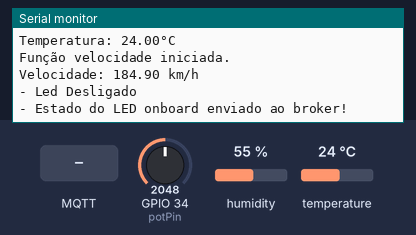
Bench run of a sketch on a simulated ESP32. Shown: the last lines printed to the serial monitor. Inputs (shaded band) come from the test bench; at power-on: humidity 55 %, GPIO 34 (potPin) = 2048, temperature 24 °C. WiFi joins after 1.5 s; servers stay silent unless stated; random numbers use the default seed unless the sketch sets one; no MQTT or app messages arrive unless stated.

Above: at 5.9 s.
6.0 s: MQTT message "1" arrives on the first subscribed topic
8.2 s: MQTT message "on" arrives on the first subscribed topic
10.3 s: MQTT message "off" arrives on the first subscribed topic
12.3 s: humidity set to 22 %
At 13.6 s:
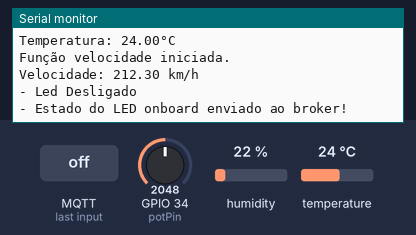
13.8 s: GPIO 34 (potPin) set to 2866
At 14.7 s:
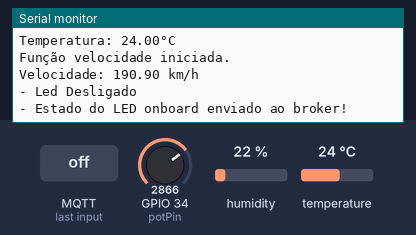
15.3 s: temperature set to 12 °C
At 16.4 s:
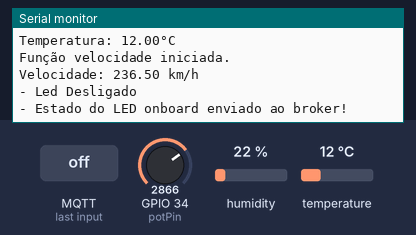
Timing chart, 0 to 17.8 s (numbered marks = the images above; inputs shaded):
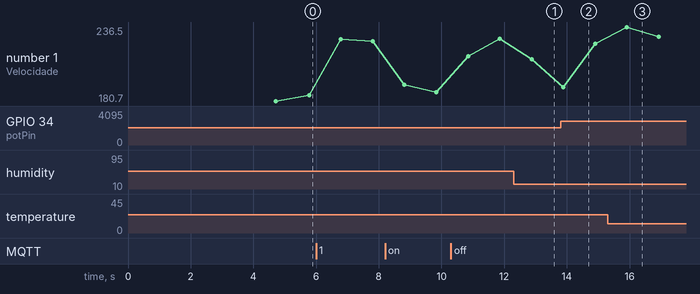

Measured:
- after the input at 13.8 s, the serial monitor: prints a new line after 0.08 s (image 2)
- after the input at 15.3 s, the serial monitor: prints a new line after 0.61 s (image 3)

The sketch:

iot_car.ino
```cpp
#include <WiFi.h>
#include <PubSubClient.h>

// Configurações - variáveis editáveis
const char* default_SSID = "Wokwi-GUEST"; // Nome da rede Wi-Fi
const char* default_PASSWORD = ""; // Senha da rede Wi-Fi
const char* default_BROKER_MQTT = "40.90.199.82"; // IP do Broker MQTT
const int default_BROKER_PORT = 1883; // Porta do Broker MQTT
const char* default_TOPICO_SUBSCRIBE = "/TEF/car1/cmd"; // Tópico MQTT de escuta
const char* default_TOPICO_PUBLISH_1 = "/TEF/car1/attrs"; // Tópico MQTT de envio de informações para Broker
const char* default_TOPICO_PUBLISH_2 = "/TEF/car1/attrs/l"; // Tópico MQTT de envio de informações para Broker
const char* default_TOPICO_PUBLISH_3 = "/TEF/car1/attrs/t"; // Tópico MQTT de envio de informações para Broker
const char* default_TOPICO_PUBLISH_4 = "/TEF/car1/attrs/h"; // Tópico MQTT de envio de informações para Broker
const char* default_TOPICO_PUBLISH_5 = "/TEF/car1/attrs/v"; // Tópico MQTT de envio de informações para Broker
const char* default_ID_MQTT = "fiware_001"; // ID MQTT
const int default_D4 = 2; // Pino do LED onboard
// Declaração da variável para o prefixo do tópico
const char* topicPrefix = "car1";

// Variáveis para configurações editáveis
char* SSID = const_cast<char*>(default_SSID);
char* PASSWORD = const_cast<char*>(default_PASSWORD);
char* BROKER_MQTT = const_cast<char*>(default_BROKER_MQTT);
int BROKER_PORT = default_BROKER_PORT;
char* TOPICO_SUBSCRIBE = const_cast<char*>(default_TOPICO_SUBSCRIBE);
char* TOPICO_PUBLISH_1 = const_cast<char*>(default_TOPICO_PUBLISH_1);
char* TOPICO_PUBLISH_2 = const_cast<char*>(default_TOPICO_PUBLISH_2);
char* TOPICO_PUBLISH_TEMPERATURE = const_cast<char*>(default_TOPICO_PUBLISH_3);
char* TOPICO_PUBLISH_HUMIDITY = const_cast<char*>(default_TOPICO_PUBLISH_4);
char* TOPICO_PUBLISH_SPEED = const_cast<char*>(default_TOPICO_PUBLISH_5);
char* ID_MQTT = const_cast<char*>(default_ID_MQTT);
int D4 = default_D4;

//Importações, configurações, variáveis e funções para o DHT22 e suas funcionalidades
#include "DHT.h"
#define DHTPIN 4
#define DHTTYPE DHT22
DHT dht(DHTPIN, DHTTYPE);      // Inicialização do sensor DHT22 no pino 2

// Definições do sensor ultrassônico
#define TRIGGER_PIN 19 // Pino GPIO para o pino trigger do sensor ultrassonico
#define ECHO_PIN 18    // Pino GPIO para o pino ECHO do sensor ultrassonico
#define DISTANCE_BETWEEN_SENSORS 2.0 // Distância entre os dois pontos de detecção em metros (ajuste conforme necessário)

long duration;
float distance;
unsigned long startTime;
unsigned long endTime;

WiFiClient espClient;
PubSubClient MQTT(espClient);
char EstadoSaida = '0';

void initSerial() {
  Serial.begin(115200);
}

void initWiFi() {
  delay(10);
  Serial.println("------Conexao WI-FI------");
  Serial.print("Conectando-se na rede: ");
  Serial.println(SSID);
  Serial.println("Aguarde");
  reconectWiFi();
}

void initMQTT() {
  MQTT.setServer(BROKER_MQTT, BROKER_PORT);
  MQTT.setCallback(mqtt_callback);
}

void setup() {
  dht.begin();
  InitOutput();
  initSerial();
  initWiFi();
  initMQTT();

  pinMode(TRIGGER_PIN, OUTPUT);
  pinMode(ECHO_PIN, INPUT);

  delay(1000);
  MQTT.publish(TOPICO_PUBLISH_1, "s|on");
  handleSpeed();
}

void loop() {
  VerificaConexoesWiFIEMQTT();
  EnviaEstadoOutputMQTT();
  handleLuminosity();
  handleHumidity();
  handleTemperature();
  handleSpeed();
  MQTT.loop();
}

void reconectWiFi() {
  if (WiFi.status() == WL_CONNECTED)
    return;
  WiFi.begin(SSID, PASSWORD);
  while (WiFi.status() != WL_CONNECTED) {
    delay(100);
    Serial.print(".");
  }
  Serial.println();
  Serial.println("Conectado com sucesso na rede ");
  Serial.print(SSID);
  Serial.println("IP obtido: ");
  Serial.println(WiFi.localIP());

  // Garantir que o LED inicie desligado
  digitalWrite(D4, LOW);
}

void mqtt_callback(char* topic, byte* payload, unsigned int length) {
  String msg;
  for (int i = 0; i < length; i++) {
    char c = (char)payload[i];
    msg += c;
  }
  Serial.print("- Mensagem recebida: ");
  Serial.println(msg);

  // Forma o padrão de tópico para comparação
  String onTopic = String(topicPrefix) + "@on|";
  String offTopic = String(topicPrefix) + "@off|";

  // Compara com o tópico recebido
  if (msg.equals(onTopic)) {
    digitalWrite(D4, HIGH);
    EstadoSaida = '1';
  }

  if (msg.equals(offTopic)) {
    digitalWrite(D4, LOW);
    EstadoSaida = '0';
  }
}

void VerificaConexoesWiFIEMQTT() {
  if (!MQTT.connected())
    reconnectMQTT();
  reconectWiFi();
}

void EnviaEstadoOutputMQTT() {
  if (EstadoSaida == '1') {
    MQTT.publish(TOPICO_PUBLISH_1, "s|on");
    Serial.println("- Led Ligado");
  }

  if (EstadoSaida == '0') {
    MQTT.publish(TOPICO_PUBLISH_1, "s|off");
    Serial.println("- Led Desligado");
  }
  Serial.println("- Estado do LED onboard enviado ao broker!");
  delay(1000);
}

void InitOutput() {
  pinMode(D4, OUTPUT);
  digitalWrite(D4, HIGH);
  boolean toggle = false;

  for (int i = 0; i <= 10; i++) {
    toggle = !toggle;
    digitalWrite(D4, toggle);
    delay(200);
  }
}

void reconnectMQTT() {
  while (!MQTT.connected()) {
    Serial.print("* Tentando se conectar ao Broker MQTT: ");
    Serial.println(BROKER_MQTT);
    if (MQTT.connect(ID_MQTT)) {
      Serial.println("Conectado com sucesso ao broker MQTT!");
      MQTT.subscribe(TOPICO_SUBSCRIBE);
    } else {
      Serial.println("Falha ao reconectar no broker.");
      Serial.println("Haverá nova tentativa de conexão em 2s");
      delay(2000);
    }
  }
}

void handleLuminosity() {
  const int potPin = 34;
  int sensorValue = analogRead(potPin);
  int luminosity = map(sensorValue, 0, 4095, 0, 100);
  String mensagem = String(luminosity);
  Serial.print("Valor da luminosidade: ");
  Serial.println(mensagem.c_str());
  MQTT.publish(TOPICO_PUBLISH_2, mensagem.c_str());
}

void handleHumidity() {
  float humidity = dht.readHumidity();
  String mensagem = String(humidity);

  Serial.print("Valor da umidade: ");
  Serial.println(mensagem.c_str());
  MQTT.publish(TOPICO_PUBLISH_HUMIDITY, mensagem.c_str());

}

void handleTemperature() {
  float temperatura = dht.readTemperature();
  String mensagem = String(temperatura);

  Serial.print("Temperatura: ");
  Serial.print(mensagem.c_str());
  Serial.println("°C");
  MQTT.publish(TOPICO_PUBLISH_TEMPERATURE, mensagem.c_str());
}

float velocidadeAtual = 0;
const float velocidadeMinima = 180.0; // Velocidade mínima em km/h
const float velocidadeMaxima = 260.0; // Velocidade máxima em km/h

void handleSpeed() {
  Serial.println("Função velocidade iniciada.");

  // Gera um pulso curto no pino TRIGGER (caso você ainda precise do sensor)
  digitalWrite(TRIGGER_PIN, LOW);
  delayMicroseconds(2);
  digitalWrite(TRIGGER_PIN, HIGH);
  delayMicroseconds(10);
  digitalWrite(TRIGGER_PIN, LOW);

  // Aqui você pode gerar um valor de velocidade aleatório
  velocidadeAtual = random(velocidadeMinima * 10, velocidadeMaxima * 10) / 10.0; // km/h

  // Imprime a velocidade gerada
  Serial.print("Velocidade: ");
  Serial.print(velocidadeAtual);
  Serial.println(" km/h");

  // Publica a velocidade no MQTT
  MQTT.publish(TOPICO_PUBLISH_SPEED, String(velocidadeAtual).c_str());
}
```
